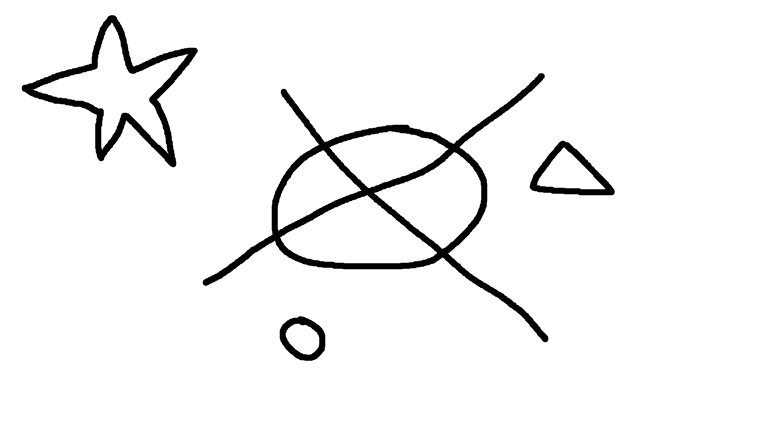
#> input picture old/skell_exam.png, 1536 x 864 px (shown at 1/2 size)
$ python theo.py ../skell_exam.png
#> lines starting #> are read from the running program, lines starting #| are printed output that depends on the picture; after the words box and inside, x2 and y2 are one past the last pixel; in counts of white or black regions, pixels touching at a corner belong together
import argparse
import sys
import xml.etree.ElementTree as ET
from pathlib import Path
from xml.dom import minidom

import cv2
import networkx as nx
import numpy as np
from PIL import Image
from scipy import ndimage
from scipy.spatial import cKDTree
from skimage.morphology import skeletonize

OFFSETS = [
    (-1, -1), (-1, 0), (-1, 1),
    ( 0, -1),          ( 0, 1),
    ( 1, -1), ( 1, 0), ( 1, 1),
]

# Node penalty weights for Kruskal MST bridging (with kappa_kind = 1.50):
# Endpoints (0.00) << Odd Junctions (0.30) < Sharp Corners (0.50) == Even Junctions (0.50) <<< Subdivision on line/curve (1.60)
NODE_KIND_PENALTIES = {
    "endpoint": 0.00,       # Strongly favoured (deg == 1)
    "odd_junction": 0.30,   # Odd-degree junction (deg >= 3 and odd)
    "corner": 1.0,         # Sharp turn split node — strongly favoured over line/curve subdivision nodes
    "even_junction": 2.0,  # Even-degree junction (deg >= 3 and even) — weighted same as corners
    "loop_anchor": 0.65,    # Closed isolated loop anchor
    "subdivision": 2.00,    # Long-edge split node on a straight/curved line — heavily penalised
}


# =============================================================================
# 1. IMAGE & DIAGNOSTIC EXPORT UTILITIES
# =============================================================================

def save_mask_as_image(mask_array: np.ndarray, output_path: str, invert: bool = True):
    """
    Saves a boolean or uint8 binary array as an 8-bit greyscale PNG.
    """
    preview = np.where(mask_array > 0, 0 if invert else 255, 255 if invert else 0).astype(np.uint8)
    Image.fromarray(preview, mode="L").save(output_path)
    print(f"Saved: {output_path}")


def save_crossing_map(skeleton: np.ndarray, crossing_number: np.ndarray, output_path: str):
    """
    Saves an RGB diagnostic map of the raw skeletonised sketch on a pure white background:
      - Line strokes (CN == 2): Blue (0, 0, 255)
      - Endpoints (CN == 1): Green (0, 200, 0)
      - Raw Junction Candidates (CN >= 3): Red (255, 0, 0)
      - Isolated single-pixel dots (CN == 0 on skeleton): Magenta (255, 0, 255)
    """
    H, W = skeleton.shape
    rgb_map = np.full((H, W, 3), 255, dtype=np.uint8)
    active = skeleton > 0

    rgb_map[active & (crossing_number == 2)] = [0, 0, 255]
    rgb_map[active & (crossing_number == 1)] = [0, 200, 0]
    rgb_map[active & (crossing_number >= 3)] = [255, 0, 0]
    rgb_map[active & (crossing_number == 0)] = [255, 0, 255]

    Image.fromarray(rgb_map, mode="RGB").save(output_path)
    print(f"Saved raw crossing map: {output_path}")


def save_nodes_map(skeleton: np.ndarray, nodes: dict, node_types: dict, output_path: str):
    """
    Saves an RGB map showing the skeleton in Blue and canonical collapsed nodes as 3x3 markers:
      - Canonical Junction Nodes: Red 3x3 markers (255, 0, 0)
      - Canonical Endpoint Nodes: Green 3x3 markers (0, 200, 0)
    """
    H, W = skeleton.shape
    rgb_map = np.full((H, W, 3), 255, dtype=np.uint8)
    rgb_map[skeleton > 0] = [0, 0, 255]

    for node_id, (r, c) in nodes.items():
        color = [255, 0, 0] if node_types[node_id] == "junction" else [0, 200, 0]
        rgb_map[max(0, r - 1):min(H, r + 2), max(0, c - 1):min(W, c + 2)] = color

    Image.fromarray(rgb_map, mode="RGB").save(output_path)
    print(f"Saved collapsed canonical nodes map: {output_path}")


def save_graph_map(graph: nx.MultiGraph, width: int, height: int, output_path: str, show_split_nodes: bool = False):
    """
    Renders a topological MultiGraph as a raster PNG:
      - Drawing edge polylines: Blue (0, 0, 255)
      - MST Bridge edges (is_bridge=True): Magenta/Pink (255, 0, 200) with thickness 2
      - Endpoints (deg == 1): Green 3x3 markers (0, 200, 0)
      - Junctions (deg >= 3): Red 3x3 markers (255, 0, 0)
      - Split/Subdivision degree-2 nodes (when show_split_nodes=True): Orange 3x3 markers (255, 140, 0)
    """
    rgb_map = np.full((height, width, 3), 255, dtype=np.uint8)

    # 1. Rasterize drawing edges in Blue, and MST bridge edges in Pink/Magenta
    for is_bridge_pass in (False, True):
        for u, v, k, data in graph.edges(keys=True, data=True):
            if bool(data.get("is_bridge", False)) != is_bridge_pass:
                continue
            pts = data.get("pts")
            if pts is None or len(pts) < 2:
                continue
            pts_xy = np.round(pts[:, [1, 0]]).astype(np.int32).reshape((-1, 1, 2))
            color = (255, 0, 200) if is_bridge_pass else (0, 0, 255)
            thickness = 2 if is_bridge_pass else 1
            cv2.polylines(rgb_map, [pts_xy], isClosed=False, color=color, thickness=thickness, lineType=cv2.LINE_8)

    # 2. Draw 3x3 markers in strict z-order: Continuation -> Split -> Endpoints -> Junctions
    for target_pass in ("continuation", "split", "endpoint", "junction"):
        for nid, data in graph.nodes(data=True):
            pos = data.get("pos")
            if pos is None:
                continue
            r, c = int(round(pos[0])), int(round(pos[1]))
            deg = sum(1 if u != v else 2 for u, v, d in graph.edges(nid, data=True) if not d.get("is_bridge", False))
            if deg == 0:
                deg = graph.degree(nid)
            kind = data.get("kind", "")

            if target_pass == "continuation" and deg == 2 and not (show_split_nodes and kind in ("corner", "subdivision", "refined_bridge")):
                color = [0, 0, 255]
            elif target_pass == "split" and deg == 2 and show_split_nodes and kind in ("corner", "subdivision", "refined_bridge"):
                color = [255, 140, 0]
            elif target_pass == "endpoint" and deg == 1:
                color = [0, 200, 0]
            elif target_pass == "junction" and deg >= 3:
                color = [255, 0, 0]
            else:
                continue

            rgb_map[max(0, r - 1):min(height, r + 2), max(0, c - 1):min(width, c + 2)] = color

    Image.fromarray(rgb_map, mode="RGB").save(output_path)
    print(f"Saved graph map: {output_path}")


def save_graph_as_svg(graph: nx.MultiGraph, width: int, height: int, output_path: str):
    """
    Exports all edge polylines from a networkx.MultiGraph into a scalable vector graphics (SVG) file.
    """
    svg_root = ET.Element("svg", {
        "version": "1.1",
        "xmlns": "http://www.w3.org/2000/svg",
        "width": str(width),
        "height": str(height),
        "viewBox": f"0 0 {width} {height}",
    })
    group = ET.SubElement(svg_root, "g", {
        "fill": "none",
        "stroke": "#000000",
        "stroke-width": "1.5",
        "stroke-linecap": "round",
        "stroke-linejoin": "round",
    })

    for u, v, k, data in graph.edges(keys=True, data=True):
        pts = data.get("pts")
        if pts is None or len(pts) < 2:
            continue
        coord_strings = [f"{float(c):.2f},{float(r):.2f}" for r, c in pts]
        attrs = {"points": " ".join(coord_strings), "id": f"edge_{u}_{v}_{k}"}
        if data.get("is_bridge", False):
            attrs["stroke"] = "#FF00C8"
        ET.SubElement(group, "polyline", attrs)

    pretty_xml = minidom.parseString(ET.tostring(svg_root, encoding="utf-8")).toprettyxml(indent="  ")
    with open(output_path, "w", encoding="utf-8") as f:
        f.write(pretty_xml)
    print(f"Saved SVG: {output_path}")


# =============================================================================
# 2. IMAGE PREPROCESSING, RESOLUTION SCALING & SKELETONISATION
# =============================================================================

def import_image_as_mask(path: str, config: dict):
    """
    Imports a PNG image, thresholds it to binary, crops to tight active bounds,
    optionally downscales the binary mask by `downsample_factor` (using area-averaging
    to smooth thick pen strokes before skeletonisation), and pads with a 1-pixel False boundary.
    """
#> called with path = '../skell_exam.png'
    threshold = config.get("intensity_threshold", 128)
    downsample = max(1.0, float(config.get("downsample_factor", 1.0)))

    with Image.open(path) as img:
#> img is the input picture: PIL image 1536x864 RGBA; mean R, G, B, A 244, 244, 244, 255
        if img.mode in ("RGBA", "LA") or (img.mode == "P" and "transparency" in img.info):
            rgba_img = img.convert("RGBA")
            white_canvas = Image.new("RGBA", rgba_img.size, (255, 255, 255, 255))
#> white_canvas: PIL image 1536x864 RGBA; every value is 255
            grey_img = Image.alpha_composite(white_canvas, rgba_img).convert("L")
        else:
            grey_img = img.convert("L")

        binary_mask = np.array(grey_img, dtype=np.uint8) < threshold
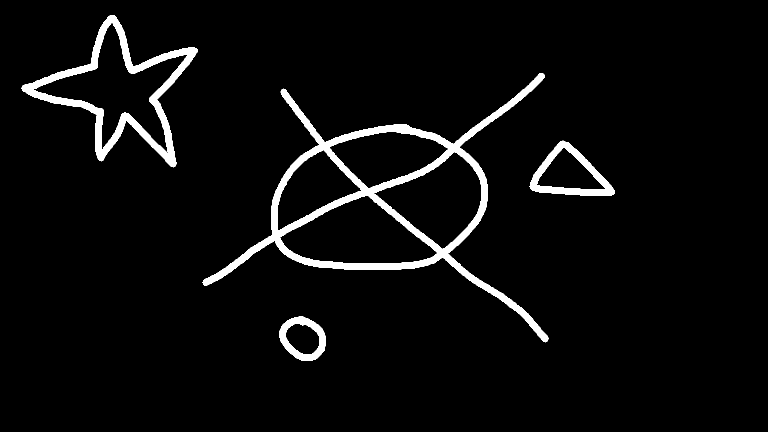
#> binary_mask: shape (864, 1536) bool (shown at 1/2 size); 4.4% white; 4 white regions, box (x1, y1, x2, y2) and area: (405, 146, 1097, 685) 33621, (43, 30, 396, 335) 16249, (1059, 281, 1230, 391) 5208, (559, 632, 651, 722) 3226

    active_coords = np.argwhere(binary_mask)
#> active_coords = 58304 pairs, first value 30 to 721, second value 43 to 1229
    if len(active_coords) == 0:
        print("Warning: Input image contains no active foreground pixels!")
        padded = np.pad(binary_mask, pad_width=1, mode="constant", constant_values=False)
        return padded, (padded.shape[0], padded.shape[1], 0.0), (1.0, 1.0)

    r_min, c_min = active_coords.min(axis=0)
#> r_min = 30; c_min = 43
    r_max, c_max = active_coords.max(axis=0) + 1
#> r_max = 722; c_max = 1230
    cropped_mask = binary_mask[r_min:r_max, c_min:c_max]
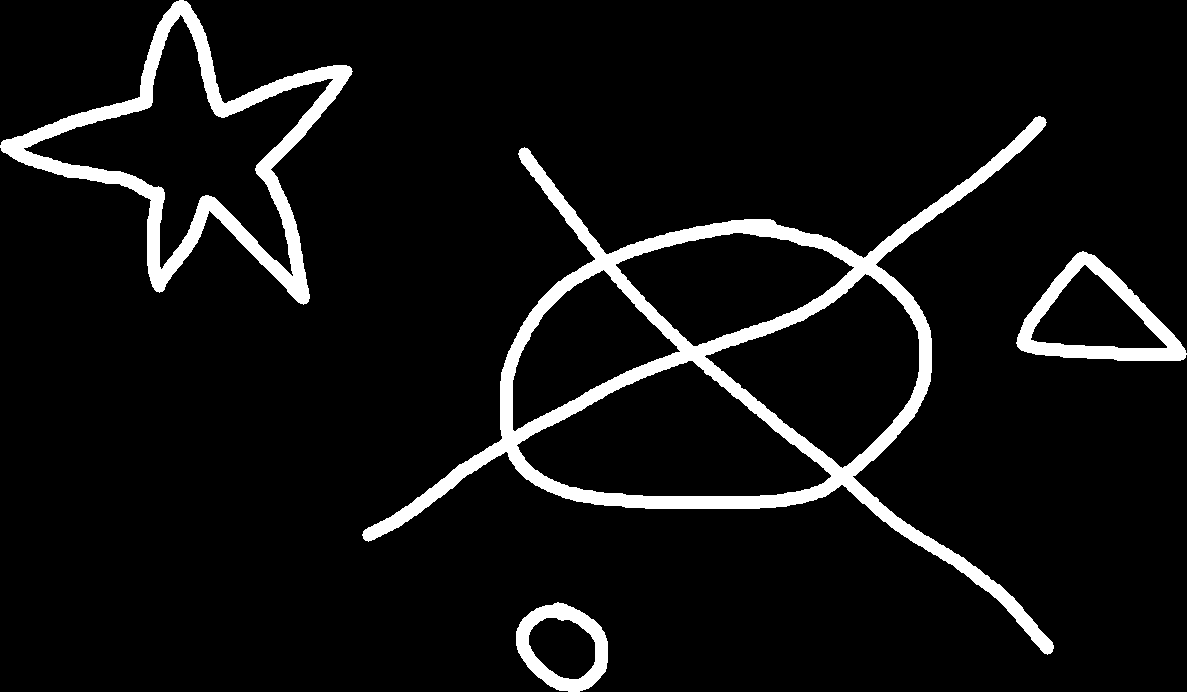
#> cropped_mask: shape (692, 1187) bool; 7.1% white; 4 white regions, box (x1, y1, x2, y2) and area: (362, 116, 1054, 655) 33621, (0, 0, 353, 305) 16249, (1016, 251, 1187, 361) 5208, (516, 602, 608, 692) 3226

    h_orig, w_orig = cropped_mask.shape
    orig_diagonal = float(np.hypot(h_orig, w_orig))
#> (the rest of the program and of its run is left out)
